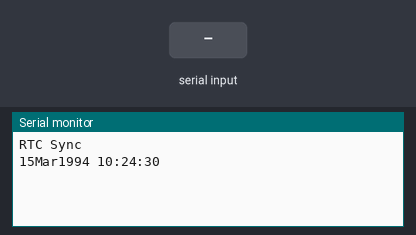
The sketch below on a simulated Arduino Uno, built with avr-gcc and run on an emulated ATmega328P. Shown: the last lines printed to the serial monitor. Wiring (inferred from the names in the program): DS3231 clock at I2C address 0x68. Inputs (shaded band) come from the test bench. The local clock reads 2024-03-15 10:24:30 at power-on unless the sketch sets it.

Above: at 1.2 s.
1.3 s: "90,45,200,10,150,30\n" received over Serial
At 3.5 s:
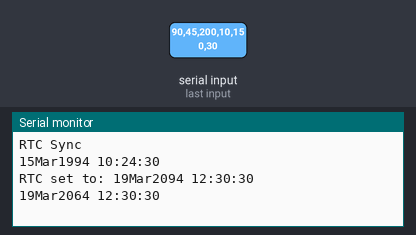
4.3 s: "30,150,10,200,45,90\n" received over Serial
At 7.4 s:
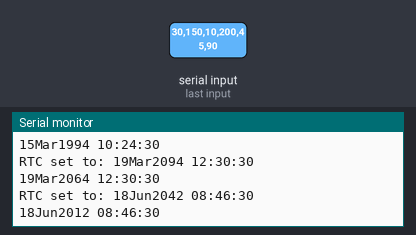

The sketch:

SetSerial.ino
```cpp
// (licence header left out)
#include <DS3232RTC.h>      // https://github.com/JChristensen/DS3232RTC
#include <Streaming.h>      // http://arduiniana.org/libraries/streaming/

#include <Wire.h>
#define DS3231_I2C_ADDRESS 0x68
uint8_t bcd2dec(uint8_t n)
{
    return n - 6 * (n >> 4);
}
time_t readDS3231time()
{
    tmElements_t tm;
    Wire.beginTransmission(DS3231_I2C_ADDRESS);
    Wire.write(0); // set DS3231 register pointer to 00h
    Wire.endTransmission();
    Wire.requestFrom(DS3231_I2C_ADDRESS, 7);
    // request seven bytes of data from DS3231 starting from register 00h
    tm.Second = bcd2dec(Wire.read() & 0x7f);
    tm.Minute = bcd2dec(Wire.read());
    tm.Hour = bcd2dec(Wire.read() & 0x3f);
    tm.Wday = bcd2dec(Wire.read());
    tm.Day = bcd2dec(Wire.read());
    tm.Month = bcd2dec(Wire.read());
    tm.Year = bcd2dec(Wire.read());
    return (makeTime(tm));
}

DS3232RTC RTC;
void setup()
{
    Serial.begin(115200);

    // setSyncProvider() causes the Time library to synchronize with the
    // external RTC by calling RTC.get() every five minutes by default.
    setSyncProvider(RTC.get);
    Serial << F("RTC Sync");
    if (timeStatus() != timeSet) Serial << F(" FAIL!");
    Serial << endl;
}

void loop()
{
    static time_t tLast;
    time_t t;
    tmElements_t tm;

    // check for input to set the RTC, minimum length is 12, i.e. yy,m,d,h,m,s
    if (Serial.available() >= 12) {
        // note that the tmElements_t Year member is an offset from 1970,
        // but the RTC wants the last two digits of the calendar year.
        // use the convenience macros from the Time Library to do the conversions.
        int y = Serial.parseInt();
        if (y >= 100 && y < 1000)
            Serial << F("Error: Year must be two digits or four digits!") << endl;
        else {
            if (y >= 1000)
                tm.Year = CalendarYrToTm(y);
            else    // (y < 100)
                tm.Year = y2kYearToTm(y);
            tm.Month = Serial.parseInt();
            tm.Day = Serial.parseInt();
            tm.Hour = Serial.parseInt();
            tm.Minute = Serial.parseInt();
            tm.Second = Serial.parseInt();
            t = makeTime(tm);
            RTC.set(t);        // use the time_t value to ensure correct weekday is set
            setTime(t);
            Serial << F("RTC set to: ");
            printDateTime(t);
            Serial << endl;
            // dump any extraneous input
            while (Serial.available() > 0) Serial.read();
        }
    }

//    t = now();
//    t = RTC.get();
    t = readDS3231time();
    printDateTime(t);
    Serial.println();
    delay(3000);
//    if (t != tLast) {
//        tLast = t;
//        printDateTime(t);
//        if (second(t) == 0) {
//            float c = RTC.temperature() / 4.;
//            float f = c * 9. / 5. + 32.;
//            Serial << F("  ") << c << F(" C  ") << f << F(" F");
//        }
//        Serial << endl;
//    }
}

// print date and time to Serial
void printDateTime(time_t t)
{
    printDate(t);
    Serial << ' ';
    printTime(t);
}

// print time to Serial
void printTime(time_t t)
{
    printI00(hour(t), ':');
    printI00(minute(t), ':');
    printI00(second(t), ' ');
}

// print date to Serial
void printDate(time_t t)
{
    printI00(day(t), 0);
    Serial << monthShortStr(month(t)) << _DEC(year(t));
}

// Print an integer in "00" format (with leading zero),
// followed by a delimiter character to Serial.
// Input value assumed to be between 0 and 99.
void printI00(int val, char delim)
{
    if (val < 10) Serial << '0';
    Serial << _DEC(val);
    if (delim > 0) Serial << delim;
    return;
}
```

Measured:
- after the input at 1.3 s, the serial monitor: prints a new line after 1.7 s (image 1)
- after the input at 4.3 s, the serial monitor: prints a new line after 1.7 s (image 2)
